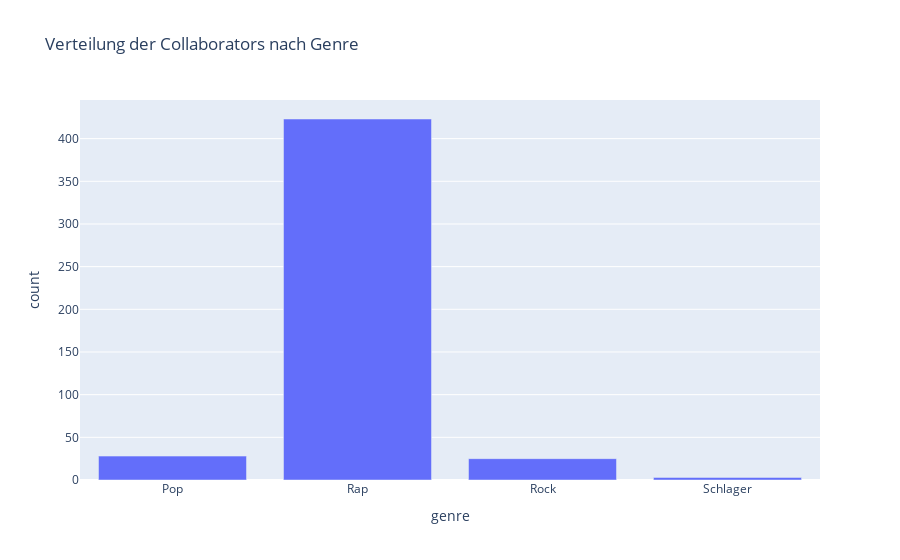

Notebook cell for this chart:
### Code cell
colabs_per_genre_fig = colabs_per_genre_df.plot(kind='bar', x='genre', y='count', title='Verteilung der Collaborators nach Genre')

colabs_per_genre_fig.show()

### Figure 1 — Plotly figure (JSON) as saved in the notebook; plotly's stock layout.template omitted (floating-point values rounded to 4 significant figures)
{"data": [{"alignmentgroup": "True", "hovertemplate": "genre=%{x}<br>count=%{y}<extra></extra>", "legendgroup": "", "marker": {"color": "#636efa", "pattern": {"shape": ""}}, "name": "", "offsetgroup": "", "orientation": "v", "showlegend": false, "textposition": "auto", "type": "bar", "x": ["Pop", "Rap", "Rock", "Schlager"], "xaxis": "x", "y": [28, 423, 25, 3], "yaxis": "y"}], "layout": {"barmode": "relative", "legend": {"tracegroupgap": 0}, "title": {"text": "Verteilung der Collaborators nach Genre"}, "xaxis": {"anchor": "y", "domain": [0, 1], "title": {"text": "genre"}}, "yaxis": {"anchor": "x", "domain": [0, 1], "title": {"text": "count"}}}}
